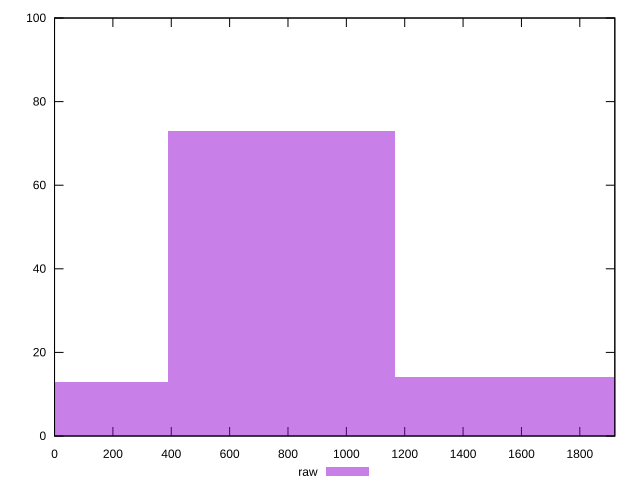

Recreate this plot in gnuplot.
reset

$raw <<EOF
0 13
778.8018402916962 73
1557.6036805833924 14
EOF

set key outside below
set boxwidth 778.8018402916962
set xrange [0:1920]
set yrange [0:100]
set trange [0:100]
set style fill transparent solid 0.5 noborder
set terminal svg size 640, 490 enhanced background rgb 'white'
set output "reports/report_00028_2021-02-24T12-49-42.674Z/uses-http2/samples/music/raw/histogram.svg"

plot $raw title "raw" with boxes

reset
